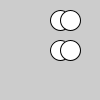
Frame 1 (no input)
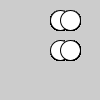
Frame 60 (the mouse pressed at the canvas centre just before this capture)
Frame 120 (the mouse held since frame 60 and released just before this capture): identical to frame 60, image omitted

The Processing sketch that drew these frames (run headless with seeded random() and noise(); from frame 60 on, the mouse is pressed at the canvas centre):

// Processing sketch: ex3_variables
// ── ex3_variables.pde
void setup() {
  size(100, 100);
}

void draw() {
  // declare x as float
  float x = 60.5;
  ellipse(x, 20, 20, 20);
  // same as above:  ellipse(60,20,20,20);

  x = 70.5; // re-assign x
  ellipse(x, 20, 20, 20);


  int x2 = 60; //declare and integer called x2
  ellipse(x2, 50, 20, 20);

  x2 = 70; //re-assign the integer x2
  ellipse(x2, 50, 20, 20);
}
